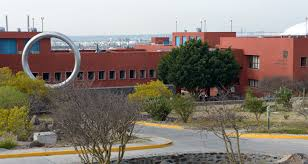
#> input picture download.jpg, 308 x 164 px
$ python p1.py
#> lines starting #> are read from the running program, lines starting #| are printed output that depends on the picture
### bib_analisis_img.py
#!/usr/bin/env python3
# -*- coding: utf-8 -*-
"""
Created on Fri Oct 22 03:37:21 2021

@author: santosg
"""

#http://pillow.readthedocs.io/en/3.4.x/reference/Image.html#functions

from PIL import Image, ImageDraw
import numpy as np


def LeeImg(nombre=''):
#> called with nombre = 'download.jpg'
    jpgfile = Image.open(nombre)
#> jpgfile is the input picture: PIL image 308x164 RGB; mean R, G, B 134.8, 124.3, 114.8
    print(dir(jpgfile))
#> (printed output is left out)
    print(jpgfile.bits, jpgfile.size, jpgfile.format)
#| 8 (308, 164) JPEG
    image = np.array(jpgfile)
    print(image.shape)
#| (164, 308, 3)
    img = image[:,:,1]
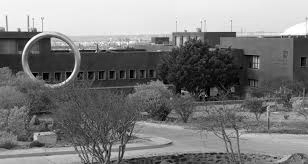
#> img: shape (164, 308); min 0, max 255, mean 124.3
    print(img.shape)
#| (164, 308)
    return np.uint8(img)

# [19 lines left out: functions InvertImg, FiltroMedio, not called in this run]

### p1.py
#!/usr/bin/env python3
# -*- coding: utf-8 -*-
"""
Created on Fri Oct 22 03:40:55 2021

@author: santosg
"""

from PIL import Image, ImageDraw
import numpy as np

import bib_analisis_img

ii = bib_analisis_img.LeeImg('download.jpg')

ss = ii.shape
#> ss = (164, 308)

img = np.zeros(ss)

for i in range(1,ss[0]):
    for j in range(2,ss[1]):
        imgt = ii[i-1:i+2, j-1:j+2]
        print(imgt)
